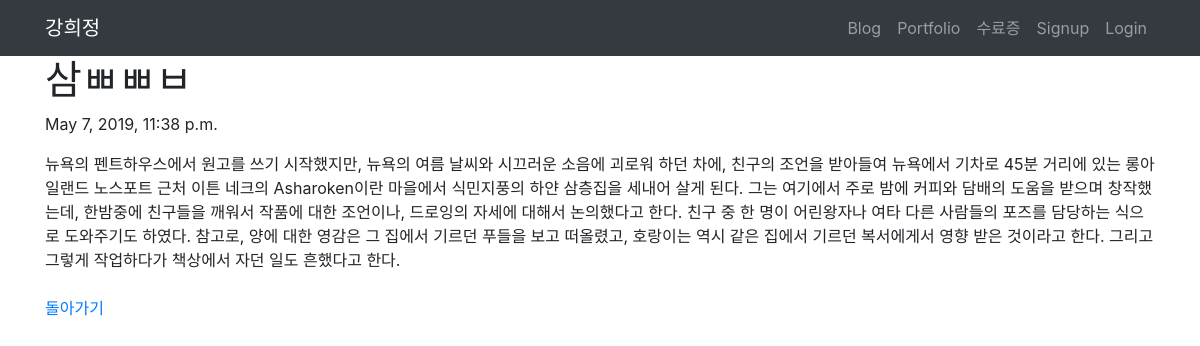
Page /blog/3/ on the committed database.
### project/models.py (models this page shows, shortened)
class Blog(models.Model):
    title=models.CharField(max_length=200)
    pub_date=models.DateTimeField('date published')
    body=models.TextField()

### project/views.py (the view)
# urls.py: path('<int:blog_id>/',views.detail,name='detail'),
def detail(request,blog_id):
    blog_detail=get_object_or_404(Blog,pk=blog_id)
    return render(request,'detail.html',{'blog':blog_detail})

### project/templates/detail.html
<!DOCTYPE html>
<html>
{% extends 'base.html' %}
{% block content %}
<body>
<h1>{{blog.title}}</h1>
<p>{{blog.pub_date}}</p>
<p>
{{blog.body}}
<br><br>
<a href = "{% url 'home' %}">돌아가기</a>
</p>
</body>
</html>
{% endblock %}

### rows in the picture
Blog: title "삼ㅃㅃㅂ", pub_date "May 7, 2019, 11:38 p.m.", body "뉴욕의 펜트하우스에서 원고를 쓰기 시작했지만, 뉴욕의 여름 날씨와 시끄러운 소음에 괴로워 하던 차에, 친구의 조언을 받아들여 뉴욕에서 기차로 45분 거리에 있는 롱아일랜드 노스포트 근처 이튼 네크의 Asharoken이란 마을에서 식민지풍의 하얀 삼층집을 세내어 살게 된다. 그는 여기에서 주로 밤에 커피와 담배의 도움을 받으며 창작했는데, 한밤중에 친구들을 깨워서 작품에 대한 조언이나, 드로잉의 자세에 대해서 논의했다고 한다. 친구 중 한 명이 어린왕자나 여타 다른 사람들의 포즈를 담당하는 식으로 도와주기도 하였다. 참고로, 양에 대한 영감은 그 집에서 기르던 푸들을 보고 떠올렸고, 호랑이는 역시 같은 집에서 기르던 복서에게서 영향 받은 것이라고 한다. 그리고 그렇게 작업하다가 책상에서 자던 일도 흔했다고 한다."
